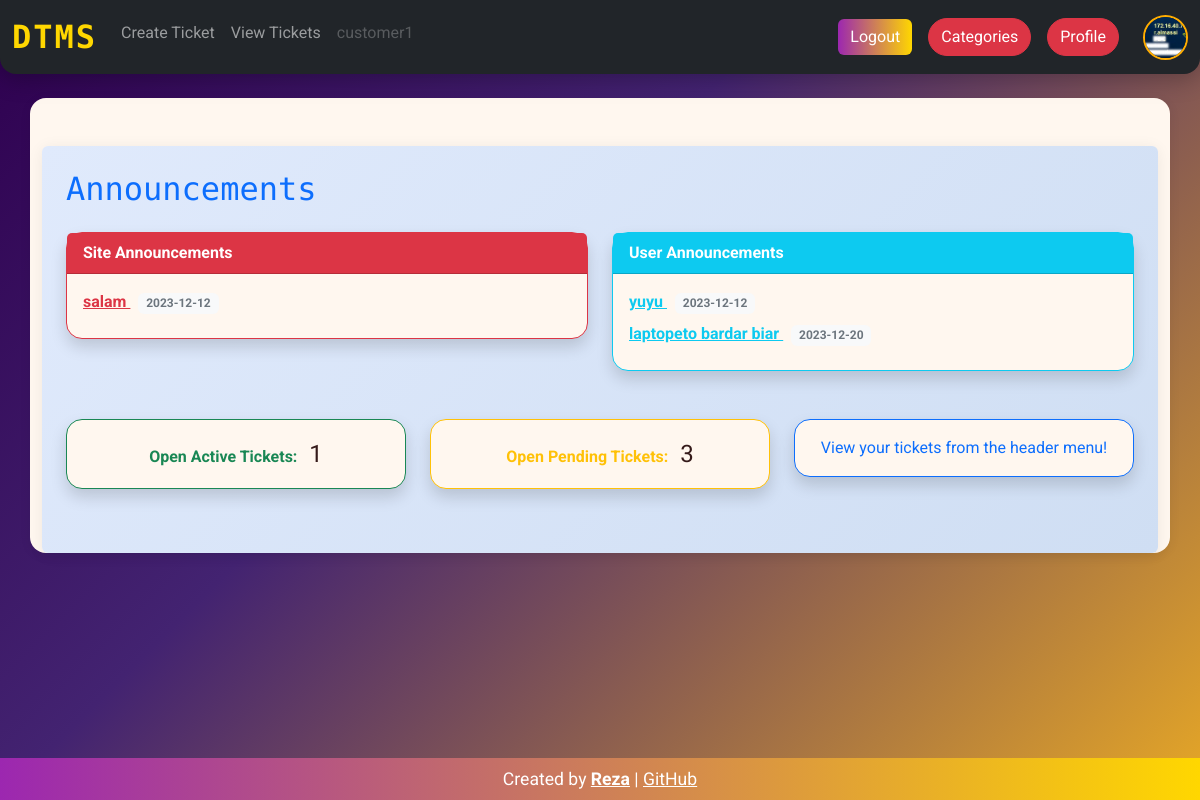
The page / (signed in) on the database its author committed.
### users/models.py (models this page shows, shortened)
class User(AbstractUser):
    mode_choices = (
        ('engineer' , 'engineer'),
        ('customer', 'customer'),
    )
    is_customer = models.BooleanField(default=False)
    is_engineer = models.BooleanField(default=False)
    site = models.ForeignKey(Site ,on_delete=models.DO_NOTHING, null=True , blank=True)
    ssites = models.ManyToManyField(Site, related_name='ssites')
    contact = models.CharField(max_length=200,null=True , blank=True)
    image = models.ImageField(upload_to='profilepics', blank=True , null=True)
    phone_regex = RegexValidator(regex=r'^(\+\d{1,3})?,?\s?\d{8,13}', message="Phone number must be entered in the format: '+999999999'. Up to 15 digits allowed.")
    phone = models.CharField(validators=[phone_regex], max_length=17, null = True ,blank=True, unique = True) # validators should be a list

### dashboard/models.py (models this page shows, shortened)
class Announcement(models.Model):
    site = models.ForeignKey(Site , on_delete=models.DO_NOTHING , null=True , blank=True)
    category = models.ForeignKey(Category , on_delete=models.DO_NOTHING , null=True , blank=True)
    title = models.CharField(max_length=100)
    description = models.TextField(default='Write something')
    owner = models.ForeignKey(User , on_delete=models.DO_NOTHING)
    target = models.ForeignKey(User , related_name='target', on_delete=models.DO_NOTHING , null=True , blank=True)
    date_created = models.DateTimeField(auto_now_add=True)
    end_date = models.DateTimeField( blank=True , null=True)
    file = models.FileField(upload_to='announcement_file', blank=True , null=True)
    number = models.UUIDField(default=uuid.uuid4)

### dashboard/views.py (the view)
# urls.py: path('' , views.dashboard, name='dashboard'),
@login_required
def dashboard(request):
    if request.user.is_engineer :
        site_announcements = Announcement.objects.filter(site = request.user.site)
        user_announcements = Announcement.objects.filter(owner = request.user)
        return render(request , 'dashboard/dashboard.html' , {
            'site_announcements' : site_announcements,
            'user_announcements' : user_announcements,
        })
    else :
        now = datetime.datetime.now()
        site_announcements = Announcement.objects.filter(site = request.user.site)
        target_announcements = Announcement.objects.filter(target = request.user)
        tickets = Ticket.objects.filter(created_by = request.user)
        active_tickets = tickets.filter(ticket_status = 'Active')
        pending_tickets = tickets.filter(ticket_status = 'Pending')
        return render(request , 'dashboard/dashboard.html' , {
            'site_announcements' : site_announcements,
            'target_announcements' : target_announcements,
            'active_tickets' : active_tickets,
            'pending_tickets' : pending_tickets,
        })

### templates/dashboard/dashboard.html (shortened to what this page needs)
{% extends 'base.html' %}
{% block content %}
{% if request.user.is_customer %}
<div class="container my-4 p-4 rounded" style="background: linear-gradient(135deg, #e0eafc 0%, #cfdef3 100%); box-shadow: 0 2px 16px #0001;">
    <h2 class="mb-4 text-primary" style="font-family: 'Fira Mono', monospace;">
         Announcements
    </h2>
    <div class="row mb-4">
        <div class="col-md-6">
            <div class="card border-danger mb-4 shadow">
                <div class="card-header bg-danger text-white">
                    <strong>Site Announcements</strong>
                </div>
                <div class="card-body">
                    {% if site_announcements %}
                        {% for az in site_announcements %}
                            <div class="mb-2">
                                <a href="{% url 'announcement' az.number %}" class="text-danger fw-bold">
                                    {{ az.title }}
                                </a>
                                <span class="badge bg-light text-secondary ms-2">{{ az.date_created|date:"Y-m-d" }}</span>
                            </div>
                        {% endfor %}
                    {% else %}
                        <div class="text-muted">No site announcements.</div>
                    {% endif %}
                </div>
            </div>
        </div>
        <div class="col-md-6">
            <div class="card border-info mb-4 shadow">
                <div class="card-header bg-info text-white">
                    <strong>User Announcements</strong>
                </div>
                <div class="card-body">
                    {% if target_announcements %}
                        {% for az in target_announcements %}
                            <div class="mb-2">
                                <a href="{% url 'announcement' az.number %}" class="text-info fw-bold">
                                    {{ az.title }}
                                </a>
                                <span class="badge bg-light text-secondary ms-2">{{ az.date_created|date:"Y-m-d" }}</span>
                            </div>
                        {% endfor %}
                    {% else %}
                        <div class="text-muted">No announcements for you specially.</div>
                    {% endif %}
                </div>
            </div>
        </div>
    </div>
    <div class="row mt-2 text-center">
        <div class="col-md-4 mb-2">
            <div class="card border-success shadow">
                <div class="card-body">
                    <strong class="text-success">Open Active Tickets:</strong>
                    <span class="fs-4 ms-2">{{ active_tickets.count }}</span>
                </div>
            </div>
        </div>
        <div class="col-md-4 mb-2">
            <div class="card border-warning shadow">
                <div class="card-body">
                    <strong class="text-warning">Open Pending Tickets:</strong>
                    <span class="fs-4 ms-2">{{ pending_tickets.count }}</span>
                </div>
            </div>
        </div>
        <div class="col-md-4 mb-2">
            <div class="card border-primary shadow">
                <div class="card-body">
                    <span class="text-primary">View your tickets from the header menu!</span>
                </div>
            </div>
        </div>
    </div>
</div>
{% endif %}
{% endblock %}

### templates/base.html (shortened to what this page needs)
<!DOCTYPE html>
<html lang="en">
<head>
    <link rel="stylesheet" href="https://cdn.jsdelivr.net/npm/bootstrap@5.3.3/dist/css/bootstrap.min.css">
</head>
<body>
    {% if request.user.is_authenticated %}
        <nav class="navbar navbar-expand-lg navbar-dark bg-dark mb-4">
            <div class="container-fluid">
                <a class="navbar-brand" href="/">DTMS</a>
                <div class="collapse navbar-collapse" id="navbarSupportedContent">
                    <ul class="navbar-nav me-auto mb-2 mg-lg-0">
                        {% if request.user.is_customer %}
                            <li class="nav-item"><a class="nav-link" href="{% url 'create-ticket' %}">Create Ticket</a></li>
                            <li class="nav-item"><a class="nav-link" href="{% url 'all-tickets' %}">View Tickets</a></li>
                        {% endif %}
                        <li class="nav-item">
                            <a class="nav-link disabled" href="#" tabindex="-1" aria-disabled="true">{{ request.user.username }}</a>
                        </li>
                    </ul>
                    <div class="d-flex align-items-center gap-2">
                        <a href="{% url 'logout' %}" class="btn btn-primary me-2">Logout</a>
                        <a href="{% url 'categories' %}" class="btn btn-danger me-2">Categories</a>
                        <a href="{% url 'home' request.user.username %}" class="btn btn-danger me-2">Profile</a>
                        {% if request.user.image %}
                            <img src="{{ request.user.image.url }}" alt="Profile" class="profile-img ms-2">
                        {% endif %}
                    </div>
                </div>
            </div>
        </nav>
    {% endif %}
    <div class="container content-section">
        <br>
        {% block content %}
        {% endblock content %}
    </div>
    <br><br>
    <div class="footer">
        Created by <a href="https://t.me/rezacs" style="color: #fff; font-weight: bold;">Reza</a> |
        <a href="https://github.com/Rezacs/django_project" style="color: #fff; text-decoration: underline;" target="_blank">GitHub</a>
    </div>
</body>
</html>

### templates/base.html (style rules this page uses)
body { background: linear-gradient(135deg, #2e004f 0%, #432371 40%, #e6a726 100%); min-height: 100vh; font-family: 'Roboto', Arial, sans-serif; color: #f5f6fa; }
.navbar { border-radius: 0 0 16px 16px; box-shadow: 0 4px 24px 0 #00000044; }
.card, .content-section { background: #fff7ef; border-radius: 16px; box-shadow: 0 2px 12px #0001; color: #351a1a; margin-bottom: 2rem; }
.navbar-brand { font-family: 'Fira Mono', monospace; font-weight: 700; font-size: 2rem; letter-spacing: 2px; color: #ffd700 !important; }
.profile-img { width: 45px; height: 45px; object-fit: cover; border-radius: 50%; border: 2px solid #ffad00; }
.footer { position: fixed; bottom: 0; width: 100%; text-align: center; background: linear-gradient(90deg,#9c27b0,#ffd700); color: #fff; padding: 8px 0; font-size: 1.1em; z-index: 1000; }
a, .nav-link, .navbar-brand { transition: color 0.2s; }
.btn-primary { background: linear-gradient(90deg,#9c27b0,#ffd700); border: none; }
.btn-danger, .btn-outline-warning { border-radius: 20px; }
h1, h2, h3, h4 { color: #2e004f; font-family: 'Fira Mono', monospace; }

### rows shown on the page
User: user.username "customer1", user.image (picture)
Announcement: title "salam", date_created "2023-12-12"
Announcement: title "yuyu", date_created "2023-12-12"
Announcement: title "laptopeto bardar biar", date_created "2023-12-20"

### other values the page prints
{{ active_tickets.count }} "1"
{{ pending_tickets.count }} "3"
